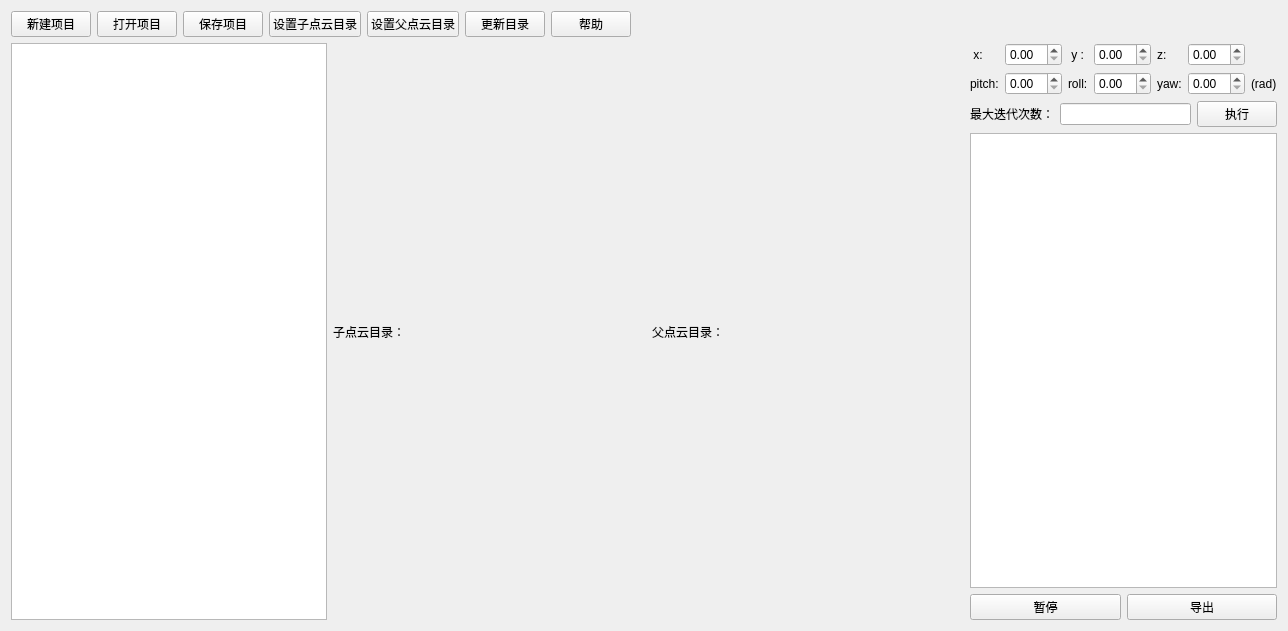
<?xml version="1.0" encoding="UTF-8"?>
<ui version="4.0">
 <class>lidarwithlidar</class>
 <widget class="QWidget" name="lidarwithlidar">
  <property name="geometry">
   <rect>
    <x>0</x>
    <y>0</y>
    <width>1288</width>
    <height>631</height>
   </rect>
  </property>
  <property name="windowTitle">
   <string>Form</string>
  </property>
  <layout class="QVBoxLayout" name="verticalLayout_11">
   <item>
    <layout class="QHBoxLayout" name="horizontalLayout">
     <item>
      <widget class="QPushButton" name="pushButton">
       <property name="text">
        <string>新建项目</string>
       </property>
      </widget>
     </item>
     <item>
      <widget class="QPushButton" name="pushButton_2">
       <property name="text">
        <string>打开项目</string>
       </property>
      </widget>
     </item>
     <item>
      <widget class="QPushButton" name="pushButton_3">
       <property name="text">
        <string>保存项目</string>
       </property>
      </widget>
     </item>
     <item>
      <widget class="QPushButton" name="pushButton_4">
       <property name="text">
        <string>设置子点云目录</string>
       </property>
      </widget>
     </item>
     <item>
      <widget class="QPushButton" name="pushButton_5">
       <property name="text">
        <string>设置父点云目录</string>
       </property>
      </widget>
     </item>
     <item>
      <widget class="QPushButton" name="pushButton_6">
       <property name="text">
        <string>更新目录</string>
       </property>
      </widget>
     </item>
     <item>
      <widget class="QPushButton" name="pushButton_8">
       <property name="text">
        <string>帮助</string>
       </property>
      </widget>
     </item>
     <item>
      <spacer name="horizontalSpacer">
       <property name="orientation">
        <enum>Qt::Horizontal</enum>
       </property>
       <property name="sizeHint" stdset="0">
        <size>
         <width>40</width>
         <height>20</height>
        </size>
       </property>
      </spacer>
     </item>
    </layout>
   </item>
   <item>
    <layout class="QHBoxLayout" name="horizontalLayout_3" stretch="5,10,1">
     <item>
      <widget class="QListWidget" name="ListWidget_imgs"/>
     </item>
     <item>
      <layout class="QVBoxLayout" name="verticalLayout_3" stretch="1,20">
       <item>
        <layout class="QHBoxLayout" name="horizontalLayout_4">
         <item>
          <widget class="QLabel" name="label_12">
           <property name="text">
            <string>子点云目录：</string>
           </property>
          </widget>
         </item>
         <item>
          <widget class="QLabel" name="label_14">
           <property name="text">
            <string>父点云目录：</string>
           </property>
          </widget>
         </item>
        </layout>
       </item>
       <item>
        <layout class="QVBoxLayout" name="verticalLayout"/>
       </item>
      </layout>
     </item>
     <item>
      <layout class="QVBoxLayout" name="verticalLayout_10" stretch="1,1,10,1">
       <item>
        <layout class="QHBoxLayout" name="horizontalLayout_2">
         <item>
          <layout class="QVBoxLayout" name="verticalLayout_7">
           <item>
            <widget class="QLabel" name="label">
             <property name="text">
              <string> x:</string>
             </property>
            </widget>
           </item>
           <item>
            <widget class="QLabel" name="label_4">
             <property name="text">
              <string>pitch:</string>
             </property>
            </widget>
           </item>
          </layout>
         </item>
         <item>
          <layout class="QVBoxLayout" name="verticalLayout_2">
           <item>
            <widget class="QDoubleSpinBox" name="doubleSpinBox">
             <property name="sizePolicy">
              <sizepolicy hsizetype="MinimumExpanding" vsizetype="Fixed">
               <horstretch>0</horstretch>
               <verstretch>0</verstretch>
              </sizepolicy>
             </property>
            </widget>
           </item>
           <item>
            <widget class="QDoubleSpinBox" name="doubleSpinBox_4"/>
           </item>
          </layout>
         </item>
         <item>
          <layout class="QVBoxLayout" name="verticalLayout_6">
           <item>
            <widget class="QLabel" name="label_2">
             <property name="text">
              <string> y :</string>
             </property>
            </widget>
           </item>
           <item>
            <widget class="QLabel" name="label_5">
             <property name="text">
              <string>roll:</string>
             </property>
            </widget>
           </item>
          </layout>
         </item>
         <item>
          <layout class="QVBoxLayout" name="verticalLayout_4">
           <item>
            <widget class="QDoubleSpinBox" name="doubleSpinBox_2"/>
           </item>
           <item>
            <widget class="QDoubleSpinBox" name="doubleSpinBox_5"/>
           </item>
          </layout>
         </item>
         <item>
          <layout class="QVBoxLayout" name="verticalLayout_8">
           <item>
            <widget class="QLabel" name="label_3">
             <property name="text">
              <string>z:</string>
             </property>
            </widget>
           </item>
           <item>
            <widget class="QLabel" name="label_6">
             <property name="text">
              <string>yaw:</string>
             </property>
            </widget>
           </item>
          </layout>
         </item>
         <item>
          <layout class="QVBoxLayout" name="verticalLayout_5">
           <item>
            <widget class="QDoubleSpinBox" name="doubleSpinBox_3"/>
           </item>
           <item>
            <widget class="QDoubleSpinBox" name="doubleSpinBox_6"/>
           </item>
          </layout>
         </item>
         <item>
          <layout class="QVBoxLayout" name="verticalLayout_9">
           <item>
            <widget class="QLabel" name="label_9">
             <property name="text">
              <string/>
             </property>
            </widget>
           </item>
           <item>
            <widget class="QLabel" name="label_8">
             <property name="text">
              <string>(rad)</string>
             </property>
            </widget>
           </item>
          </layout>
         </item>
        </layout>
       </item>
       <item>
        <layout class="QHBoxLayout" name="horizontalLayout_5" stretch="0,0,0">
         <item>
          <widget class="QLabel" name="label_7">
           <property name="text">
            <string>最大迭代次数：</string>
           </property>
          </widget>
         </item>
         <item>
          <widget class="QLineEdit" name="lineEdit_7"/>
         </item>
         <item>
          <widget class="QPushButton" name="pushButton_7">
           <property name="text">
            <string>执行</string>
           </property>
          </widget>
         </item>
        </layout>
       </item>
       <item>
        <widget class="QTextEdit" name="result_show">
         <property name="sizePolicy">
          <sizepolicy hsizetype="Expanding" vsizetype="Minimum">
           <horstretch>0</horstretch>
           <verstretch>0</verstretch>
          </sizepolicy>
         </property>
         <property name="tabStopWidth">
          <number>80</number>
         </property>
        </widget>
       </item>
       <item>
        <layout class="QHBoxLayout" name="horizontalLayout_6">
         <item>
          <widget class="QPushButton" name="pushButton_9">
           <property name="text">
            <string>暂停</string>
           </property>
          </widget>
         </item>
         <item>
          <widget class="QPushButton" name="pushButton_10">
           <property name="text">
            <string>导出</string>
           </property>
          </widget>
         </item>
        </layout>
       </item>
      </layout>
     </item>
    </layout>
   </item>
  </layout>
 </widget>
 <resources/>
 <connections/>
</ui>
